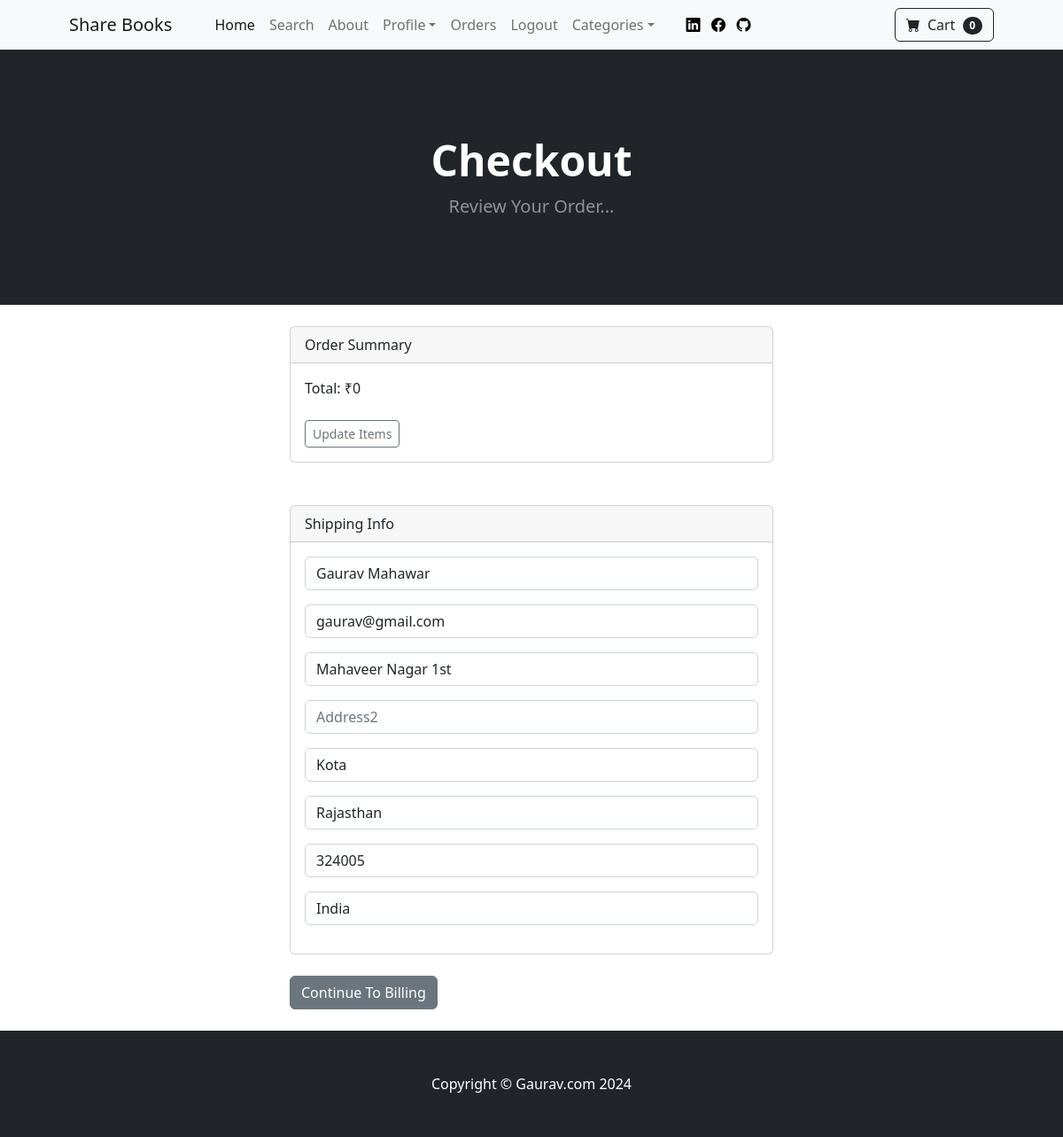
Page /payment/checkout (signed in) on the committed database.
### payment/models.py (models this page shows, shortened)
class ShippingAddress(models.Model):
	user = models.ForeignKey(User, on_delete=models.CASCADE, null=True, blank=True)
	shipping_full_name = models.CharField(max_length=255)
	shipping_email = models.CharField(max_length=255)
	shipping_address1 = models.CharField(max_length=255)
	shipping_address2 = models.CharField(max_length=255, null=True, blank=True)
	shipping_city = models.CharField(max_length=255)
	shipping_state = models.CharField(max_length=255, null=True, blank=True)
	shipping_zipcode = models.CharField(max_length=255, null=True, blank=True)
	shipping_country = models.CharField(max_length=255)
	class Meta:
		verbose_name_plural = "Shipping Address"

### payment/views.py (the view)
# urls.py: path('checkout', views.checkout, name='checkout'),
def checkout(request):
	cart = Cart(request)
	cart_products = cart.get_prods
	quantities = cart.get_quants
	totals = cart.cart_total()
	if request.user.is_authenticated:
		shipping_user = ShippingAddress.objects.get(user__id=request.user.id)
		shipping_form = ShippingForm(request.POST or None, instance=shipping_user)
		return render(request, "payment/checkout.html", {"cart_products":cart_products, "quantities":quantities, "totals":totals, "shipping_form":shipping_form })
	else:
		messages.success(request, "Access Denied. Please login...")
		return redirect('login')

### cart/cart.py (called while the page is built, shortened)
	def cart_total(self):
		product_ids = self.cart.keys()
		products = Product.objects.filter(id__in=product_ids)
		quantities = self.cart
		total = 0
		return total

	def __len__(self):
		return len(self.cart)

	def get_prods(self):
		product_ids = self.cart.keys()
		products = Product.objects.filter(id__in=product_ids)
		return products

### cart/context_processors.py (called while the page is built)
def cart(request):
	return {'cart': Cart(request)}

### store/context_processors.py (called while the page is built)
def categories(request):
    return {
        'categories': Category.objects.all()
    }

### payment/templates/payment/checkout.html (shortened to what this page needs)
{% extends 'base.html' %}
{% block content %}
<header class="bg-dark py-5">
  <div class="container px-4 px-lg-5 my-5">
    <div class="text-center text-white">
      <h1 class="display-5 fw-bolder">Checkout</h1>
      <p class="lead fw-normal text-white-50 mb-0">Review Your Order...</p>
    </div>
  </div>
</header>
<br />
<div class="container">
  <div class="row">
    <div class="col-md-6 offset-md-3">
      <div class="card">
        <div class="card-header">
          Order Summary
        </div>
        <div class="card-body">
          Total: ₹{{ totals }}
          <br /><br />
          <a href="{% url 'cart_summary' %}" class="btn btn-sm btn-outline-secondary">Update Items</a>
        </div>
      </div>
      <br /><br />
      <div class="card">
        <div class="card-header">
          Shipping Info
        </div>
        <div class="card-body">
          <form method="POST" action="{% url 'billing_info' %}">
            {{ shipping_form.as_p }}
        </div>
      </div>
      <br />
      <button type="submit" class="btn btn-secondary">
        Continue To Billing
      </button>
      <br /><br />
    </div>
  </div>
</div>
{% endblock %}

### rows in the picture
ShippingAddress: shipping_full_name "Gaurav Mahawar", shipping_email "gaurav@gmail.com", shipping_address1 "Mahaveer Nagar 1st", shipping_city "Kota", shipping_state "Rajasthan", shipping_zipcode "324005", shipping_country "India"

### other values in the picture
{{ cart|length }} "0"
{{ totals }} "0"
